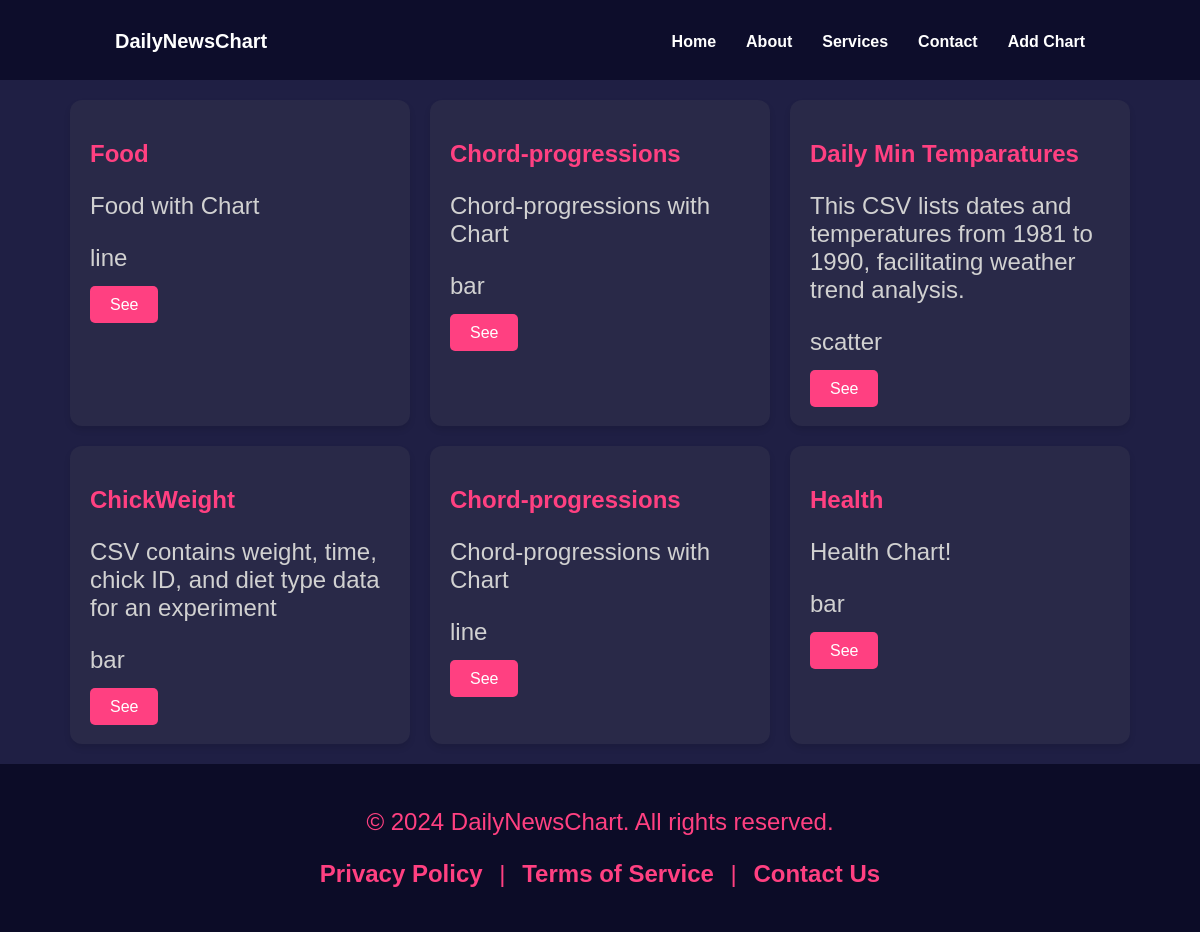
The page /front-end/explore.php on the database its author committed.
### tables this page shows
CREATE TABLE `charts` (
  `id` int(6) UNSIGNED NOT NULL,
  `chart_name` varchar(255) NOT NULL,
  `chart_description` text NOT NULL,
  `chart_type` varchar(50) NOT NULL,
  `chart_data` text NOT NULL,
  `upload_date` timestamp NOT NULL DEFAULT current_timestamp() ON UPDATE current_timestamp()
);

### front-end/explore.php (the view, shortened to what this page needs)
<?php
$host = "localhost";
$dbname = "chart_data";
$username = "root";
$password = "";
$conn = new mysqli($host, $username, $password, $dbname);
$sql = "SELECT * FROM charts";
$result = $conn->query($sql);
?>
<!DOCTYPE html>
<html lang="en">
<head>
  <link rel="stylesheet" href="style/styles.css">
</head>
<body>
<div class="navbar" id="navbar">
  <div class="logo">
    <a href="index.php" style="font-size: 20px;">DailyNewsChart</a>
  </div>
  <div class="nav-links" id="navLinks">
    <a href="index.php">Home</a>
    <a href="about.php">About</a>
    <a href="service.php">Services</a>
    <a href="contact.php">Contact</a>
    <a href="upload.html">Add Chart</a>
  </div>
</div>
<div class="content">
  <div class="card-container">
  <?php
  if ($result->num_rows > 0) {
      while($row = $result->fetch_assoc()) {
          echo "<div class='card'>";
          echo "<h2>" . htmlspecialchars($row["chart_name"]) . "</h2>";
          echo "<p>" . htmlspecialchars($row["chart_description"]) . "</p>";
          echo "<p>" . htmlspecialchars($row["chart_type"]) . "</p>";
          echo "<a href='chart.php?id=" . htmlspecialchars($row["id"]) . "' class='btn'>See</a>";
          echo "</div>";
      }
  } else {
      echo "No results found";
  }
  ?>
  </div>
</div>
<div class="footer">
  <p class="fs-5">&copy; 2024 DailyNewsChart. All rights reserved.</p>
  <p class="fs-5">
    <a href="#">Privacy Policy</a> |
    <a href="#">Terms of Service</a> |
    <a href="contact.php">Contact Us</a>
  </p>
</div>
</body>
</html>

### front-end/style/styles.css (style rules this page uses)
body, html { margin: 0; padding: 0; width: 100%; min-height: 100%; overflow-x: hidden; font-family: 'Montserrat', sans-serif; background-color: #0d0d2b; color: white; }
.navbar { position: fixed; top: 20px; left: 20px; right: 20px; padding: 10px 20px; margin: 0 60px; display: flex; justify-content: space-between; font-size: 16px; align-items: center; transition: background 0.3s, color 0.1s, top 0.3s, left 0.3s, right 0.3s, padding 0.3s, margin 0.3s, box-shadow 0.3s; z-index: 1000; }
.navbar a { color: inherit; text-decoration: none; font-weight: 600; margin: 0 15px; transition: color 0.3s; }
.nav-links { display: flex; }
p { font-size: 1.5em; margin-bottom: 1em; }
.footer { background: #0C0C27; color: #ff4081; text-align: center; padding: 20px; position: relative; }
.footer a { color: #ff4081; text-decoration: none; margin: 0 10px; font-weight: 600; }
.btn { height: 35px; background: rgba(76, 68, 128, 0.808); border-radius: 5px; color: #fff; font-size: 15px; cursor: pointer; transition: 10px; cursor: pointer; transition: all .3s; margin-top: 10px; padding: 0px 10px; text-align: center; line-height: 35px; }

### front-end/explore.php (style rules this page uses)
body, html { margin: 0; padding: 0; width: 100%; height: 100%; display: flex; flex-direction: column; font-family: 'Montserrat', sans-serif; background-color: #0d0d2b; color: white; }
.navbar { position: fixed; top: 20px; left: 20px; right: 20px; padding: 10px 20px; display: flex; justify-content: space-between; font-size: 16px; align-items: center; transition: background 0.3s, color 0.1s, top 0.3s, left 0.3s, right 0.3s, padding 0.3s, margin 0.3s, box-shadow 0.3s; z-index: 1000; }
.navbar a { color: inherit; text-decoration: none; font-weight: 600; margin: 0 15px; transition: color 0.3s; }
.nav-links { display: flex; }
.content { flex: 1; display: flex; flex-direction: column; justify-content: center; align-items: center; }
.card-container { display: flex; flex-wrap: wrap; justify-content: center; margin-top: 80px; padding: 20px; gap: 20px; width: 100%; background-color: #1f1f44; }
.card { background-color: #292948; border-radius: 12px; box-shadow: 0 4px 6px rgba(0, 0, 0, 0.1); padding: 20px; width: 300px; transition: transform 0.3s ease, box-shadow 0.3s ease; color: #f3f4f6; }
.card h2 { color: #FF4081; margin-bottom: 15px; }
.card p { color: #d1d1d1; margin-bottom: 15px; }
.btn { background-color: #FF4081; color: #fff; border: none; border-radius: 5px; padding: 10px 20px; cursor: pointer; font-size: 16px; text-decoration: none; transition: background-color 0.3s ease; }
.footer { background: #0C0C27; color: #ff4081; text-align: center; padding: 20px; }
.footer a { color: #ff4081; text-decoration: none; margin: 0 10px; font-weight: 600; }

### rows shown on the page
charts: chart_name "Food", chart_description "Food with Chart", chart_type "line"
charts: chart_name "Chord-progressions", chart_description "Chord-progressions with Chart", chart_type "bar"
charts: chart_name "Daily Min Temparatures", chart_description "This CSV lists dates and temperatures from 1981 to 1990, facilitating weather trend analysis.", chart_type "scatter"
charts: chart_name "ChickWeight", chart_description "CSV contains weight, time, chick ID, and diet type data for an experiment", chart_type "bar"
charts: chart_name "Chord-progressions", chart_description "Chord-progressions with Chart", chart_type "line"
charts: chart_name "Health", chart_description "Health Chart!", chart_type "bar"
